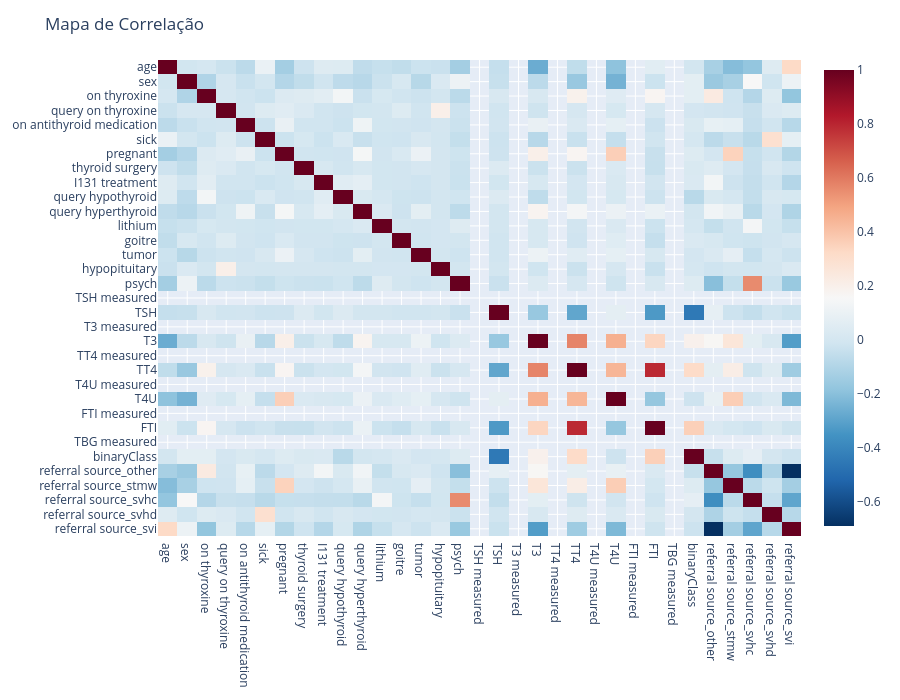

Notebook cell for this chart:
### Markdown cell above
**Pronto, Base Tratada! agora vou analisar e tirar alguns insights, plotando alguns gráficos e analisando correlações que me ajudem a compreender melhor a base de dados.

### Code cell
import plotly.express as px

corr = df.corr()

fig = px.imshow(
    corr,
    color_continuous_scale='RdBu_r',
    aspect='auto'
)

fig.update_layout(
    title='Mapa de Correlação',
    width=900,
    height=700
)

fig.show()

### Figure 1 — Plotly figure (JSON) as saved in the notebook; plotly's stock layout.template omitted (floating-point values rounded to 4 significant figures; data arrays with more than 128 entries replaced by an {"elided": "..."} marker saying what was removed)
{"data": [{"coloraxis": "coloraxis", "hovertemplate": "x: %{x}<br>y: %{y}<br>color: %{z}<extra></extra>", "name": "0", "type": "heatmap", "x": ["age", "sex", "on thyroxine", "query on thyroxine", "on antithyroid medication", "sick", "pregnant", "thyroid surgery", "I131 treatment", "query hypothyroid", "query hyperthyroid", "lithium", "goitre", "tumor", "hypopituitary", "psych", "TSH measured", "TSH", "T3 measured", "T3", "TT4 measured", "TT4", "T4U measured", "T4U", "FTI measured", "FTI", "TBG measured", "binaryClass", "referral source_other", "referral source_stmw", "referral source_svhc", "referral source_svhd", "referral source_svi"], "xaxis": "x", "y": ["age", "sex", "on thyroxine", "query on thyroxine", "on antithyroid medication", "sick", "pregnant", "thyroid surgery", "I131 treatment", "query hypothyroid", "query hyperthyroid", "lithium", "goitre", "tumor", "hypopituitary", "psych", "TSH measured", "TSH", "T3 measured", "T3", "TT4 measured", "TT4", "T4U measured", "T4U", "FTI measured", "FTI", "TBG measured", "binaryClass", "referral source_other", "referral source_stmw", "referral source_svhc", "referral source_svhd", "referral source_svi"], "yaxis": "y", "z": {"elided": "33x33 float values"}}], "layout": {"coloraxis": {"colorscale": [[0, "rgb(5,48,97)"], [0.1, "rgb(33,102,172)"], [0.2, "rgb(67,147,195)"], [0.3, "rgb(146,197,222)"], [0.4, "rgb(209,229,240)"], [0.5, "rgb(247,247,247)"], [0.6, "rgb(253,219,199)"], [0.7, "rgb(244,165,130)"], [0.8, "rgb(214,96,77)"], [0.9, "rgb(178,24,43)"], [1, "rgb(103,0,31)"]]}, "height": 700, "margin": {"t": 60}, "title": {"text": "Mapa de Correlação"}, "width": 900, "xaxis": {"anchor": "y", "domain": [0, 1]}, "yaxis": {"anchor": "x", "autorange": "reversed", "domain": [0, 1]}}}
